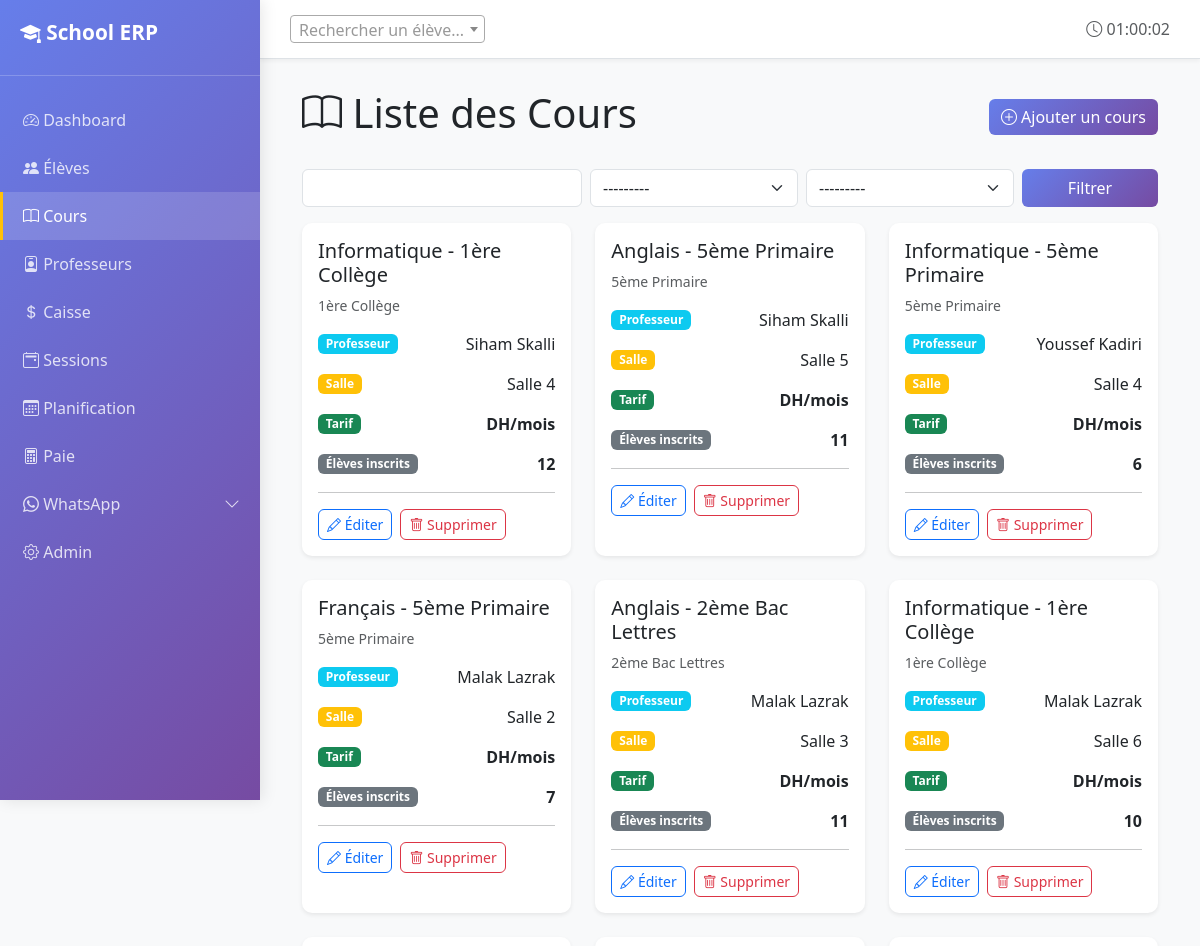
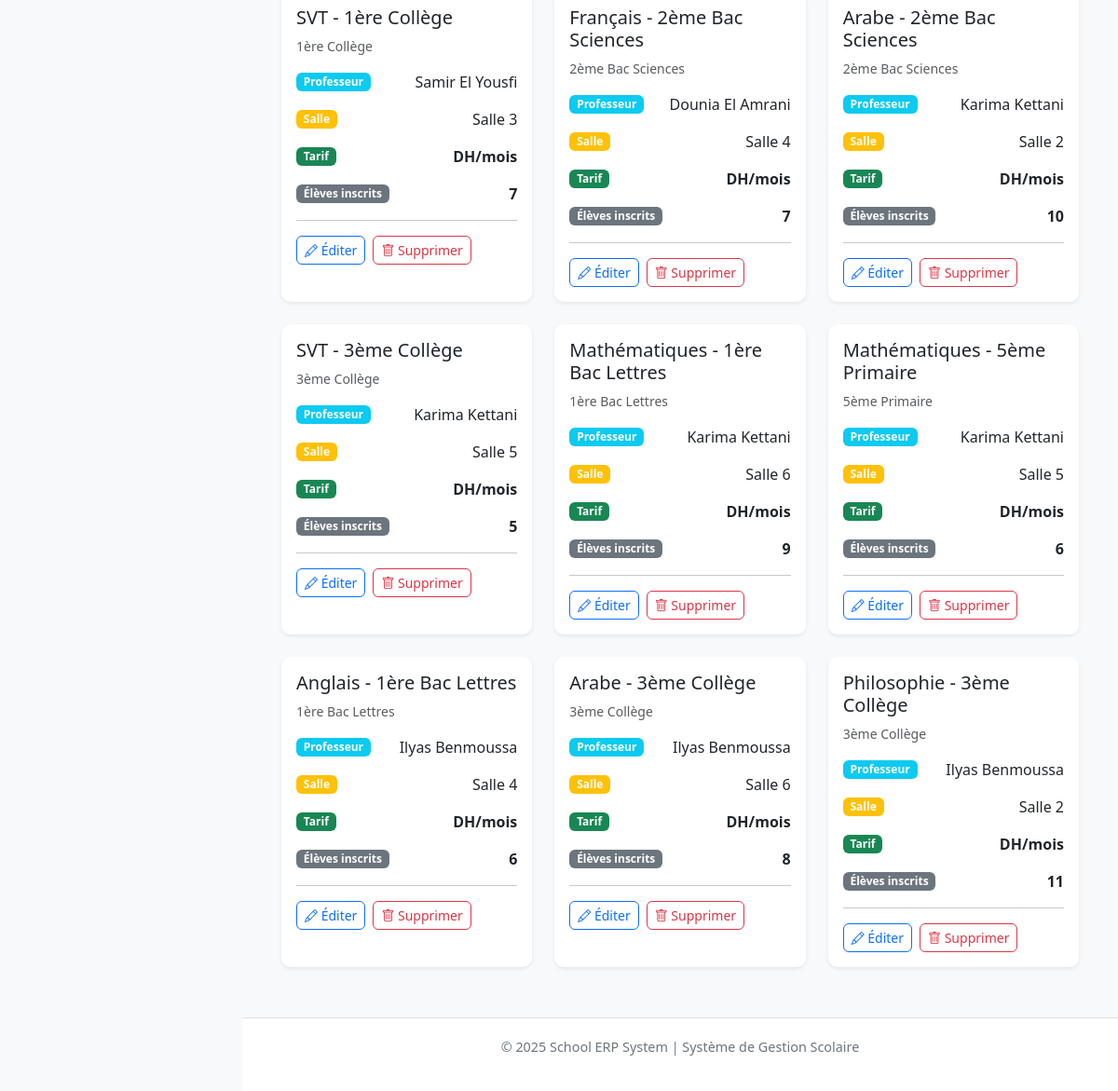
/courses/ (signed in), run on an earlier commit of the app's database (2 pictures, top to bottom).
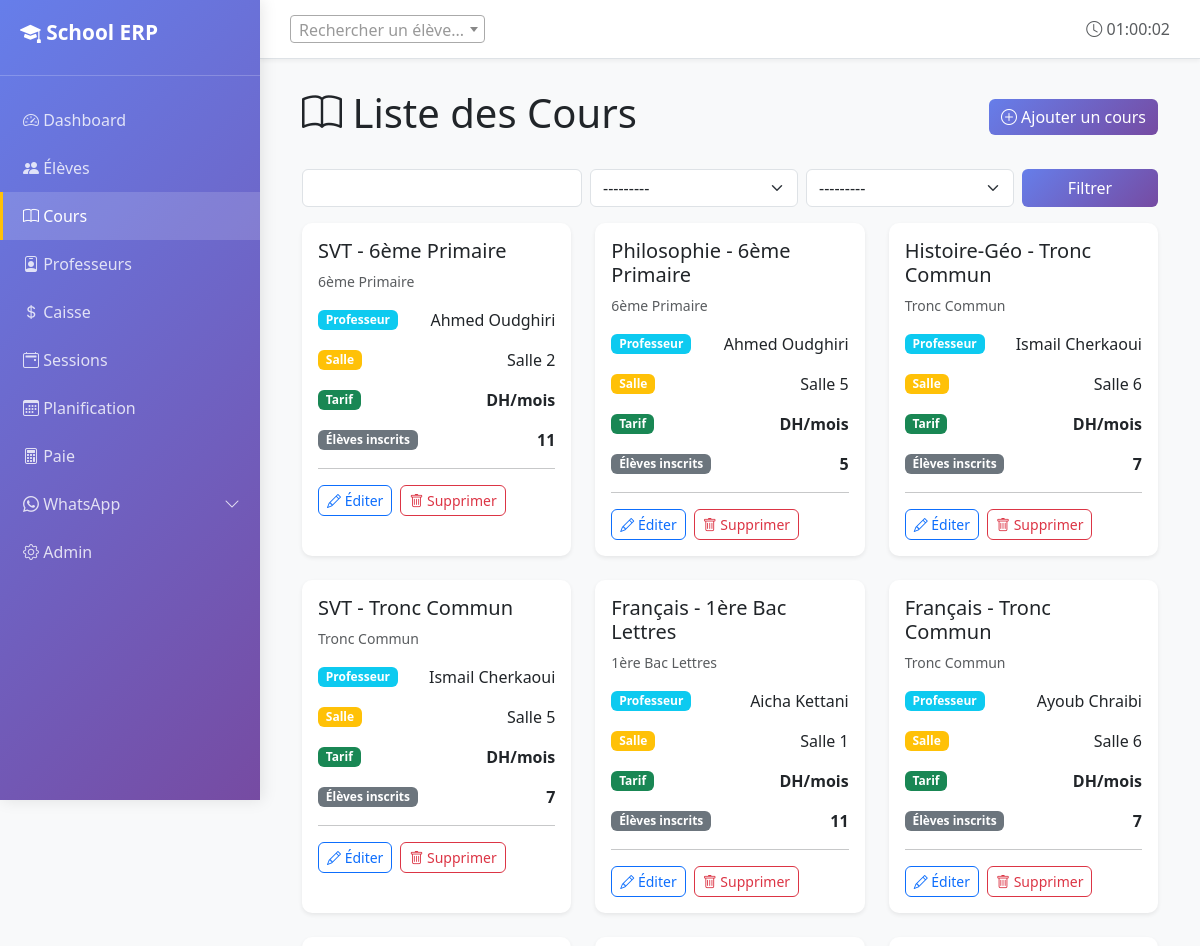
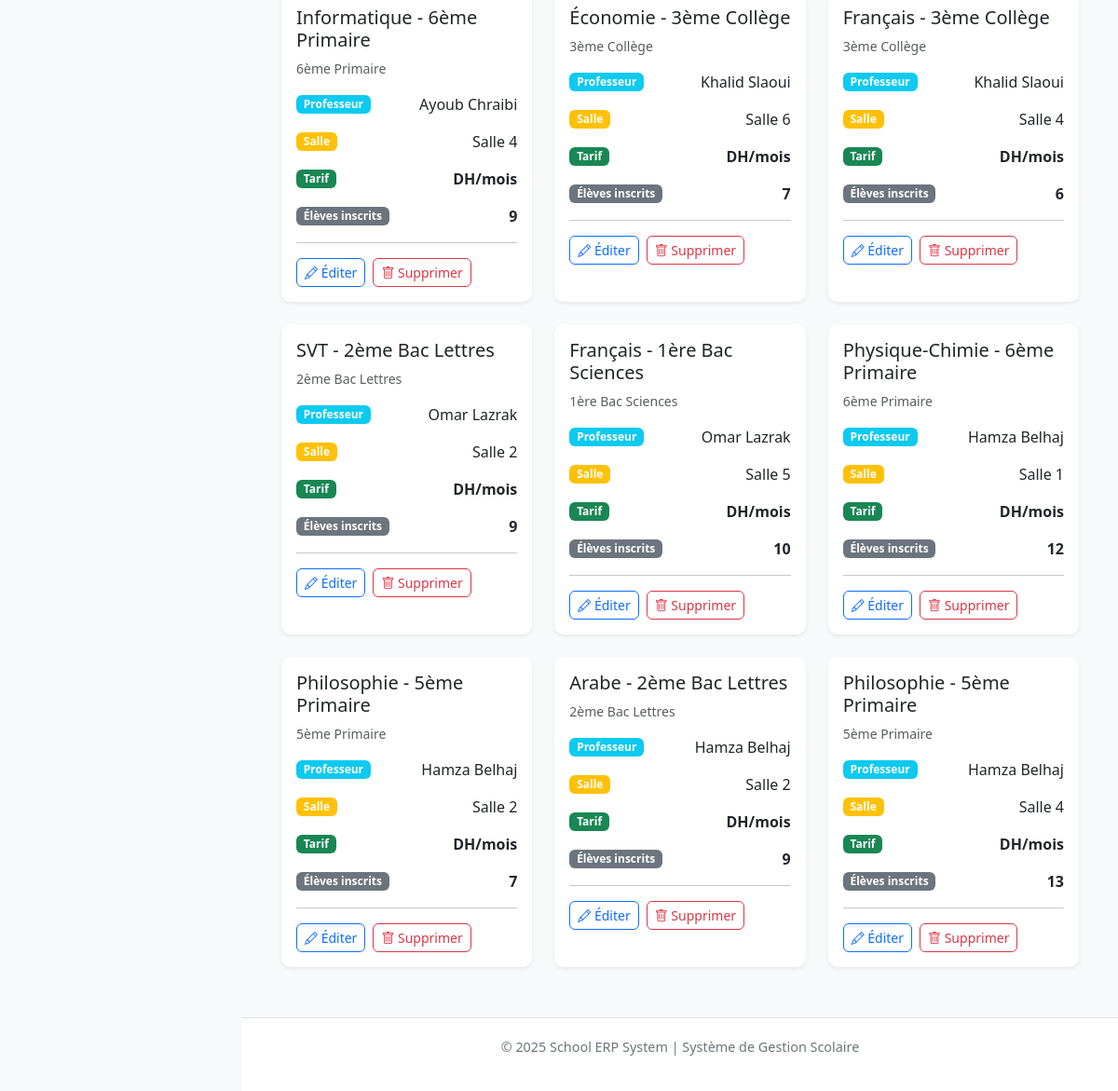
And on a later commit of the database (2 pictures, top to bottom).
### core/models.py (models this page shows, shortened)
class CourseGroup(models.Model):
    DAYS_CHOICES = [
        ('MON', 'Lundi'),
        ('TUE', 'Mardi'),
        ('WED', 'Mercredi'),
        ('THU', 'Jeudi'),
        ('FRI', 'Vendredi'),
        ('SAT', 'Samedi'),
        ('SUN', 'Dimanche'),
    ]
    name = models.CharField(max_length=100, verbose_name="Nom du groupe")
    subject = models.CharField(max_length=100, verbose_name="Matière")
    level = models.CharField(max_length=50, verbose_name="Niveau")
    monthly_price = models.DecimalField(
        max_digits=8,
        decimal_places=2,
        validators=[MinValueValidator(Decimal('0.01'))],
        verbose_name="Prix mensuel (DH)"
    )
    teacher = models.ForeignKey(
        Teacher,
        on_delete=models.PROTECT,
        related_name='course_groups',
        verbose_name="Professeur"
    )
    room = models.ForeignKey(
        Room,
        on_delete=models.PROTECT,
        related_name='course_groups',
        verbose_name="Salle"
    )
    schedule_day = models.CharField(
        max_length=3,
        choices=DAYS_CHOICES,
        verbose_name="Jour"
    )
    start_time = models.TimeField(verbose_name="Heure de début")
    end_time = models.TimeField(verbose_name="Heure de fin")
    is_active = models.BooleanField(default=True, verbose_name="Actif")
    created_at = models.DateTimeField(auto_now_add=True)
    class Meta:
        verbose_name = "Groupe de cours"
        verbose_name_plural = "Groupes de cours"
        ordering = ['schedule_day', 'start_time', 'name']
        unique_together = [['room', 'schedule_day', 'start_time']]

class Teacher(models.Model):
    name = models.CharField(max_length=100, verbose_name="Nom complet")
    phone = models.CharField(max_length=20, verbose_name="Téléphone")
    email = models.EmailField(blank=True, verbose_name="Email")
    hourly_rate = models.DecimalField(
        max_digits=8,
        decimal_places=2,
        validators=[MinValueValidator(Decimal('0.01'))],
        verbose_name="Tarif horaire (DH)"
    )
    is_active = models.BooleanField(default=True, verbose_name="Actif")
    created_at = models.DateTimeField(auto_now_add=True)
    class Meta:
        verbose_name = "Professeur"
        verbose_name_plural = "Professeurs"
        ordering = ['name']
    def __str__(self):
        return f"{self.name} ({self.hourly_rate} DH/h)"

class Room(models.Model):
    name = models.CharField(max_length=50, unique=True, verbose_name="Nom de la salle")
    capacity = models.PositiveIntegerField(
        validators=[MinValueValidator(1)],
        verbose_name="Capacité"
    )
    is_active = models.BooleanField(default=True, verbose_name="Active")
    class Meta:
        verbose_name = "Salle"
        verbose_name_plural = "Salles"
        ordering = ['name']
    def __str__(self):
        return f"{self.name} ({self.capacity} places)"

### core/views.py (the view)
# urls.py: path('courses/', views.courses_list, name='courses_list'),
def courses_list(request):
	from .models import CourseGroup
	courses = CourseGroup.objects.all().select_related('teacher', 'room')
	from django.db.models import Count
	courses = courses.annotate(enrollment_count=Count('enrollment'))
	course_filter = CourseGroupFilter(request.GET, queryset=courses)
	courses = course_filter.qs
	return render(request, 'core/courses_list.html', {'courses': courses, 'filter': course_filter})

### core/templatetags/nav_active.py (called while the page is built)
@register.simple_tag(takes_context=True)
def active_if(context, *names):
    request = context.get("request")
    if not request or not request.resolver_match:
        return ""
    return "active" if request.resolver_match.url_name in names else ""

### templates/core/courses_list.html (shortened to what this page needs)
{% extends 'core/base.html' %}
{% block content %}
<div class="container">
    <div class="d-flex justify-content-between align-items-center mb-4">
        <h1><i class="bi bi-book"></i> Liste des Cours</h1>
        <a href="/admin/core/coursegroup/add/" class="btn btn-primary" target="_blank">
            <i class="bi bi-plus-circle"></i> Ajouter un cours
        </a>
    </div>
    <div class="mb-3">
        <form method="get" class="row g-2">
            <div class="col-md-4">{{ filter.form.name }}</div>
            <div class="col-md-3">{{ filter.form.teacher }}</div>
            <div class="col-md-3">{{ filter.form.room }}</div>
            <div class="col-md-2 d-grid"><button class="btn btn-primary">Filtrer</button></div>
        </form>
    </div>
    {% if courses %}
        <div class="row">
            {% for course in courses %}
                <div class="col-lg-4 col-md-6 mb-4">
                    <div class="card h-100 shadow-sm">
                        <div class="card-body">
                            <h5 class="card-title">{{ course.name }}</h5>
                            <p class="text-muted small mb-3">{{ course.level }}</p>
                            <div class="mb-3">
                                <div class="d-flex justify-content-between align-items-center">
                                    <span class="badge bg-info">Professeur</span>
                                    <span>{{ course.teacher.name }}</span>
                                </div>
                            </div>
                            <div class="mb-3">
                                <div class="d-flex justify-content-between align-items-center">
                                    <span class="badge bg-warning">Salle</span>
                                    <span>{{ course.room.name }}</span>
                                </div>
                            </div>
                            <div class="mb-3">
                                <div class="d-flex justify-content-between align-items-center">
                                    <span class="badge bg-success">Tarif</span>
                                    <strong>{{ course.price_per_month }} DH/mois</strong>
                                </div>
                            </div>
                            <div class="mb-3">
                                <div class="d-flex justify-content-between align-items-center">
                                    <span class="badge bg-secondary">Élèves inscrits</span>
                                    <span><strong>{{ course.enrollment_count }}</strong></span>
                                </div>
                            </div>
                            <hr>
                            <div class="d-flex gap-2">
                                <a href="/admin/core/coursegroup/{{ course.id }}/change/" class="btn btn-sm btn-outline-primary" target="_blank">
                                    <i class="bi bi-pencil"></i> Éditer
                                </a>
                                <a href="/admin/core/coursegroup/{{ course.id }}/delete/" class="btn btn-sm btn-outline-danger" target="_blank">
                                    <i class="bi bi-trash"></i> Supprimer
                                </a>
                            </div>
                        </div>
                    </div>
                </div>
            {% endfor %}
        </div>
    {% endif %}
</div>
{% endblock %}

### templates/core/base.html (shortened to what this page needs)
{% load static nav_active %}
<!DOCTYPE html>
<html lang="fr">
<head>
    <link href="{% static 'bootstrap.min.css' %}" rel="stylesheet">
    <link rel="stylesheet" href="{% static 'bootstrap-icons.css' %}">
    <link href="{% static 'select2.min.css' %}" rel="stylesheet" />
</head>
<body>
    <nav class="sidebar">
        <div class="brand">
            <h3><i class="bi bi-mortarboard-fill"></i> School ERP</h3>
        </div>
        <ul class="nav flex-column">
            <li class="nav-item">
                <a class="nav-link {% active_if 'cockpit' %}" href="{% url 'core:cockpit' %}">
                    <i class="bi bi-speedometer2"></i> Dashboard
                </a>
            </li>
            <li class="nav-item">
                <a class="nav-link {% active_if 'students_list' 'student_page' %}"
                href="{% url 'core:students_list' %}">
                    <i class="bi bi-people-fill"></i> Élèves
                </a>
            </li>
            <li class="nav-item">
                <a class="nav-link {% active_if 'courses_list' %}"
                href="{% url 'core:courses_list' %}">
                    <i class="bi bi-book"></i> Cours
                </a>
            </li>
            <li class="nav-item">
                <a class="nav-link {% active_if 'teachers_list' %}"
                href="{% url 'core:teachers_list' %}">
                    <i class="bi bi-person-badge"></i> Professeurs
                </a>
            </li>
            <li class="nav-item">
                <a class="nav-link {% active_if 'payment_create' 'student_search' 'student_detail' %}"
                href="{% url 'core:payment_create' %}">
                    <i class="bi bi-currency-dollar"></i> Caisse
                </a>
            </li>
            <li class="nav-item">
                <a class="nav-link {% active_if 'sessions_today' 'session_attendance' %}"
                href="{% url 'core:sessions_today' %}">
                    <i class="bi bi-calendar2-event"></i> Sessions
                </a>
            </li>
            <li class="nav-item">
                <a class="nav-link {% active_if 'sessions_schedule' %}"
                href="{% url 'core:sessions_schedule' %}">
                    <i class="bi bi-calendar3"></i> Planification
                </a>
            </li>
            <li class="nav-item">
                <a class="nav-link {% active_if 'teacher_payroll' %}"
                href="{% url 'core:teacher_payroll' %}">
                    <i class="bi bi-calculator"></i> Paie
                </a>
            </li>
            <li class="nav-item">
                <a class="nav-link {% active_if 'whatsapp_payment_reminders' 'whatsapp_absence_notifications' 'whatsapp_bulk_announcements' %}"
                href="#" data-bs-toggle="collapse" data-bs-target="#whatsapp-submenu">
                    <i class="bi bi-whatsapp"></i> WhatsApp <i class="bi bi-chevron-down float-end"></i>
                </a>
            </li>
            <li class="nav-item">
                <a class="nav-link" href="/admin/">
                    <i class="bi bi-gear"></i> Admin
                </a>
            </li>
        </ul>
    </nav>
    <div class="main-content">
        <nav class="navbar-custom d-flex justify-content-between align-items-center">
            <div class="search-bar">
            </div>
            <div>
                <span class="text-muted"><i class="bi bi-clock"></i> <span id="current-time"></span></span>
            </div>
        </nav>
        <div class="content-wrapper">
            {% block content %}{% endblock %}
        </div>
        <footer class="footer">
            <p>&copy; 2025 School ERP System | Système de Gestion Scolaire</p>
        </footer>
    </div>
</body>
</html>

### templates/core/base.html (style rules this page uses)
:root { --primary-color: #0d6efd; --secondary-color: #6c757d; --success-color: #198754; --danger-color: #dc3545; --warning-color: #ffc107; }
body { display: flex; min-height: 100vh; background-color: #f8f9fa; }
.sidebar { width: 260px; background: linear-gradient(135deg, #667eea 0%, #764ba2 100%); color: white; padding: 20px 0; position: fixed; height: 100vh; overflow-y: auto; box-shadow: 2px 0 15px rgba(0,0,0,0.1); }
.sidebar .brand { padding: 0 20px 30px; border-bottom: 1px solid rgba(255,255,255,0.2); margin-bottom: 20px; }
.sidebar .brand h3 { margin: 0; font-weight: 700; font-size: 1.3rem; }
.sidebar .nav-link { color: rgba(255,255,255,0.8); padding: 12px 20px; transition: all 0.3s; border-left: 3px solid transparent; }
.sidebar .nav-link.active { color: white; background-color: rgba(255,255,255,0.15); border-left-color: #ffc107; }
.main-content { flex: 1; margin-left: 260px; display: flex; flex-direction: column; }
.navbar-custom { background-color: white; border-bottom: 1px solid #dee2e6; box-shadow: 0 2px 4px rgba(0,0,0,0.05); padding: 15px 30px; }
.search-bar { max-width: 400px; }
.content-wrapper { flex: 1; padding: 30px; overflow-y: auto; }
.card { border: none; border-radius: 10px; box-shadow: 0 2px 8px rgba(0,0,0,0.08); transition: transform 0.2s, box-shadow 0.2s; }
.btn { border-radius: 6px; font-weight: 500; transition: all 0.3s; }
.btn-primary { background: linear-gradient(135deg, #667eea 0%, #764ba2 100%); border: none; }
.footer { background-color: white; border-top: 1px solid #dee2e6; padding: 20px 30px; text-align: center; color: #6c757d; font-size: 0.9rem; }

What changed in the data, as far as the page shows it:
removed CourseGroup: name "Informatique - 1ère Collège", level "1ère Collège", teacher.name "Siham Skalli", room.name "Salle 4", enrollment_count "12"
removed CourseGroup: name "Anglais - 5ème Primaire", level "5ème Primaire", teacher.name "Siham Skalli", room.name "Salle 5", enrollment_count "11"
removed CourseGroup: name "Informatique - 5ème Primaire", level "5ème Primaire", teacher.name "Youssef Kadiri", room.name "Salle 4", enrollment_count "6"
removed CourseGroup: name "Français - 5ème Primaire", level "5ème Primaire", teacher.name "Malak Lazrak", room.name "Salle 2", enrollment_count "7"
removed CourseGroup: name "Anglais - 2ème Bac Lettres", level "2ème Bac Lettres", teacher.name "Malak Lazrak", room.name "Salle 3", enrollment_count "11"
removed CourseGroup: name "Informatique - 1ère Collège", level "1ère Collège", teacher.name "Malak Lazrak", room.name "Salle 6", enrollment_count "10"
removed CourseGroup: name "SVT - 1ère Collège", level "1ère Collège", teacher.name "Samir El Yousfi", room.name "Salle 3", enrollment_count "7"
removed CourseGroup: name "Français - 2ème Bac Sciences", level "2ème Bac Sciences", teacher.name "Dounia El Amrani", room.name "Salle 4", enrollment_count "7"
removed CourseGroup: name "Arabe - 2ème Bac Sciences", level "2ème Bac Sciences", teacher.name "Karima Kettani", room.name "Salle 2", enrollment_count "10"
removed CourseGroup: name "SVT - 3ème Collège", level "3ème Collège", teacher.name "Karima Kettani", room.name "Salle 5", enrollment_count "5"
removed CourseGroup: name "Mathématiques - 1ère Bac Lettres", level "1ère Bac Lettres", teacher.name "Karima Kettani", room.name "Salle 6", enrollment_count "9"
removed CourseGroup: name "Mathématiques - 5ème Primaire", level "5ème Primaire", teacher.name "Karima Kettani", room.name "Salle 5", enrollment_count "6"
removed CourseGroup: name "Anglais - 1ère Bac Lettres", level "1ère Bac Lettres", teacher.name "Ilyas Benmoussa", room.name "Salle 4", enrollment_count "6"
removed CourseGroup: name "Arabe - 3ème Collège", level "3ème Collège", teacher.name "Ilyas Benmoussa", room.name "Salle 6", enrollment_count "8"
removed CourseGroup: name "Philosophie - 3ème Collège", level "3ème Collège", teacher.name "Ilyas Benmoussa", room.name "Salle 2", enrollment_count "11"
added CourseGroup: name "SVT - 6ème Primaire", level "6ème Primaire", teacher.name "Ahmed Oudghiri", room.name "Salle 2", enrollment_count "11"
added CourseGroup: name "Philosophie - 6ème Primaire", level "6ème Primaire", teacher.name "Ahmed Oudghiri", room.name "Salle 5", enrollment_count "5"
added CourseGroup: name "Histoire-Géo - Tronc Commun", level "Tronc Commun", teacher.name "Ismail Cherkaoui", room.name "Salle 6", enrollment_count "7"
added CourseGroup: name "SVT - Tronc Commun", level "Tronc Commun", teacher.name "Ismail Cherkaoui", room.name "Salle 5", enrollment_count "7"
added CourseGroup: name "Français - 1ère Bac Lettres", level "1ère Bac Lettres", teacher.name "Aicha Kettani", room.name "Salle 1", enrollment_count "11"
added CourseGroup: name "Français - Tronc Commun", level "Tronc Commun", teacher.name "Ayoub Chraibi", room.name "Salle 6", enrollment_count "7"
added CourseGroup: name "Informatique - 6ème Primaire", level "6ème Primaire", teacher.name "Ayoub Chraibi", room.name "Salle 4", enrollment_count "9"
added CourseGroup: name "Économie - 3ème Collège", level "3ème Collège", teacher.name "Khalid Slaoui", room.name "Salle 6", enrollment_count "7"
added CourseGroup: name "Français - 3ème Collège", level "3ème Collège", teacher.name "Khalid Slaoui", room.name "Salle 4", enrollment_count "6"
added CourseGroup: name "SVT - 2ème Bac Lettres", level "2ème Bac Lettres", teacher.name "Omar Lazrak", room.name "Salle 2", enrollment_count "9"
added CourseGroup: name "Français - 1ère Bac Sciences", level "1ère Bac Sciences", teacher.name "Omar Lazrak", room.name "Salle 5", enrollment_count "10"
added CourseGroup: name "Physique-Chimie - 6ème Primaire", level "6ème Primaire", teacher.name "Hamza Belhaj", room.name "Salle 1", enrollment_count "12"
added CourseGroup: name "Philosophie - 5ème Primaire", level "5ème Primaire", teacher.name "Hamza Belhaj", room.name "Salle 2", enrollment_count "7"
added CourseGroup: name "Arabe - 2ème Bac Lettres", level "2ème Bac Lettres", teacher.name "Hamza Belhaj", room.name "Salle 2", enrollment_count "9"
added CourseGroup: name "Philosophie - 5ème Primaire", level "5ème Primaire", teacher.name "Hamza Belhaj", room.name "Salle 4", enrollment_count "13"
